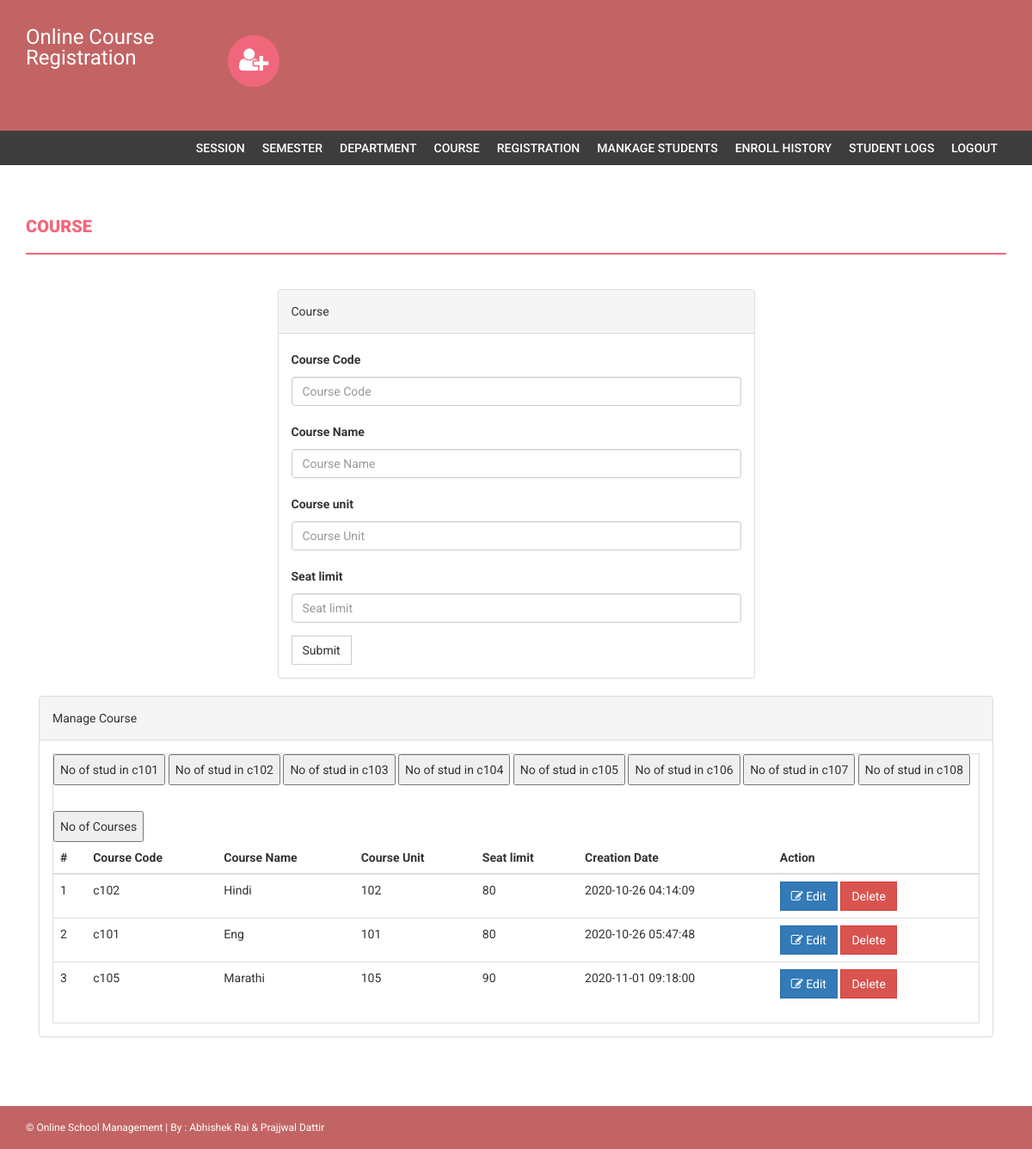
Page /admin/course.php (signed in) on the committed database.
### tables this page shows
CREATE TABLE `course` (
  `id` int(11) NOT NULL,
  `courseCode` varchar(255) DEFAULT NULL,
  `courseName` varchar(255) DEFAULT NULL,
  `courseUnit` varchar(255) DEFAULT NULL,
  `noofSeats` int(11) DEFAULT NULL,
  `creationDate` timestamp NULL DEFAULT current_timestamp(),
  `updationDate` varchar(255) DEFAULT NULL,
  `dept_id` int(6) DEFAULT NULL
);

### admin/course.php (the view, shortened to what this page needs)
<?php
if(strlen($_SESSION['alogin'])==0)
    {
header('location:index.php');
}
else{
?>
<!DOCTYPE html>
<html xmlns="http://www.w3.org/1999/xhtml">
<head>
    <link href="assets/css/bootstrap.css" rel="stylesheet" />
    <link href="assets/css/font-awesome.css" rel="stylesheet" />
    <link href="assets/css/style.css" rel="stylesheet" />
</head>
<body>
<?php include('includes/header.php');?>
<?php if($_SESSION['alogin']!="")
{
 include('includes/menubar.php');
}
 ?>
    <div class="content-wrapper">
        <div class="container">
              <div class="row">
                    <div class="col-md-12">
                        <h1 class="page-head-line">Course  </h1>
                    </div>
                </div>
                <div class="row" >
                  <div class="col-md-3"></div>
                    <div class="col-md-6">
                        <div class="panel panel-default">
                        <div class="panel-heading">
                           Course
                        </div>
                        <div class="panel-body">
                       <form name="dept" method="post">
   <div class="form-group">
    <label for="coursecode">Course Code  </label>
    <input type="text" class="form-control" id="coursecode" name="coursecode" placeholder="Course Code" required />
  </div>
 <div class="form-group">
    <label for="coursename">Course Name  </label>
    <input type="text" class="form-control" id="coursename" name="coursename" placeholder="Course Name" required />
  </div>
<div class="form-group">
    <label for="courseunit">Course unit  </label>
    <input type="text" class="form-control" id="courseunit" name="courseunit" placeholder="Course Unit" required />
  </div>
<div class="form-group">
    <label for="seatlimit">Seat limit  </label>
    <input type="text" class="form-control" id="seatlimit" name="seatlimit" placeholder="Seat limit" required />
  </div>
 <button type="submit" name="submit" class="btn btn-default">Submit</button>
</form>
                            </div>
                            </div>
                    </div>
                </div>
                <div class="col-md-12">
                    <div class="panel panel-default">
                        <div class="panel-heading">
                            Manage Course
                        </div>
                        <div class="panel-body">
                            <div class="table-responsive table-bordered">
                                <table class="table">
                                    <thead>
                                        <tr>
                                            <th>#</th>
                                            <th>Course Code</th>
                                            <th>Course Name </th>
                                            <th>Course Unit</th>
                                            <th>Seat limit</th>
                                             <th>Creation Date</th>
                                             <th>Action</th>
                                        </tr>
                                    </thead>
                                    <tbody>
                                    	<div>
  <form method="post">
        <input type="submit" name="course101"
                value="No of stud in c101"/>
                 <input type="submit" name="course102"
                value="No of stud in c102"/>
          <input type="submit" name="course103"
                value="No of stud in c103"/>
               <input type="submit" name="course104"
                value="No of stud in c104"/>
                <input type="submit" name="course105"
                value="No of stud in c105"/>
                <input type="submit" name="course106"
                value="No of stud in c106"/>
                <input type="submit" name="course107"
                value="No of stud in c107"/>
                <input type="submit" name="course108"
                value="No of stud in c108"/> <br><br>
 	<input type="submit" name="courses" value="No of Courses" />
    </form>
</div>
<?php
$sql=mysqli_query($con,"select * from course");
$cnt=1;
while($row=mysqli_fetch_array($sql))
{
?>
                                        <tr>
                                            <td><?php echo $cnt;?></td>
                                            <td><?php echo htmlentities($row['courseCode']);?></td>
                                            <td><?php echo htmlentities($row['courseName']);?></td>
                                            <td><?php echo htmlentities($row['courseUnit']);?></td>
                                             <td><?php echo htmlentities($row['noofSeats']);?></td>
                                            <td><?php echo htmlentities($row['creationDate']);?></td>
                                            <td>
                                            <a href="edit-course.php?id=<?php echo $row['id']?>">
<button class="btn btn-primary"><i class="fa fa-edit "></i> Edit</button> </a>
  <a href="course.php?id=<?php echo $row['id']?>&del=delete" onClick="return confirm('Are you sure you want to delete?')">
                                            <button class="btn btn-danger">Delete</button>
</a>
                                            </td>
                                        </tr>
<?php
$cnt++;
} ?>
                                    </tbody>
                                </table>
                            </div>
                        </div>
                    </div>
                </div>
            </div>
        </div>
  <?php include('includes/footer.php');?>
</body>
</html>
<?php } ?>

### admin/assets/css/style.css (style rules this page uses)
body { font-family: 'Roboto', sans-serif; line-height: 30px; }
.content-wrapper { margin-top: 40px; min-height: 600px; padding-bottom: 60px; }
.page-head-line { font-weight: 900; padding-bottom: 20px; border-bottom: 2px solid #F0677C; text-transform: uppercase; color: #F0677C; font-size: 20px; margin-bottom: 40px; }
.btn { border-radius: 0px; -webkit-border-radius: 0px; -moz-border-radius: 0px; }

### rows in the picture
course: courseCode "c102", courseName "Hindi", courseUnit "102", noofSeats "80", creationDate "2020-10-26 04:14:09"
course: courseCode "c101", courseName "Eng", courseUnit "101", noofSeats "80", creationDate "2020-10-26 05:47:48"
course: courseCode "c105", courseName "Marathi", courseUnit "105", noofSeats "90", creationDate "2020-11-01 09:18:00"
